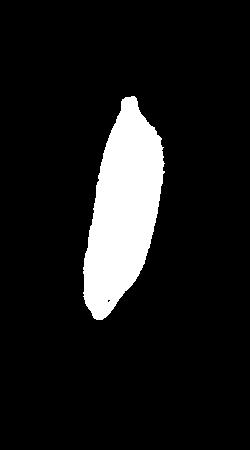
%> input picture biner.jpg, 250 x 450 px
$ octave tandatangan_execute.m   (GNU Octave 9; MATLAB toolbox functions it lacks are replaced by stand-ins)
%> lines starting %> are read from the running program, lines starting %| are printed output that depends on the picture; in (x1, y1, x2, y2) boxes, pixels count from 0 and x2, y2 are one past the last pixel; in counts of white or black regions, pixels touching at a corner belong together; the program's own positions count from 1
### source code/tandatangan.m
function [Jarak] = tandatangan(BW)
  % TANDATANGAN Digunakan untuk memperoleh jarak-jarak antara
  %     piksel dalam batas objek dri citra biner BW
  %     Keluaran: Jarak - Berisi sejumlah pasangan Y, X
  %     yang menyatakan jarak
  [m,n] = size(BW);
  Batas = double(inbound_tracing(BW));
  [jum, z] = size(Batas);
  [pusat_x, pusat_y] = centroid(BW);

  Jarak = zeros(1,m);
  for p=1 : jum
    Jarak(p) = sqrt((Batas(p,1)-pusat_y)^2 + ...
    (Batas(p,2)-pusat_x)^2);
  end
  % Plot jarak
  X = 1: p;
  plot(X, Jarak);

### source code/inbound_tracing.m
function [Kontur] = inbound_tracing(BW)
% INBOUND_TRACING Memperoleh kontur yang telah terurutkan
% dengan menggunakan algoritma pelacakan kontur Moore
[jum_baris, jum_kolom] = size(BW);
% Peroleh piksel awal
selesai = false;
for p = 1 : jum_baris
 for q = 1 : jum_kolom
 if BW(p, q) == 1
 b0.y = p;
 b0.x = q;

 selesai = true;
 break;
 end
 end

 if selesai
 break;
 end
end
c0 = 4; % Arah barat
% Periksa 8 tetangga dan cari piksel pertama yang bernilai 1
for p = 1 : 8
 [dy, dx] = delta_piksel(c0);
 if BW(b0.y + dy, b0.x + dx) == 1
 b1.y = b0.y + dy;
 b1.x = b0.x + dx;

 c1 = sebelum(c0);
 break;
 else
 c0 = berikut(c0);
 end
end
Kontur=[];
Kontur(1, 1) = b0.y;
Kontur(1, 2) = b0.x;
Kontur(2, 1) = b1.y;
Kontur(2, 2) = b1.x;
%Kontur
n = 2; % Jumlah piksel dalam kontur
b = b1;
c = c1;
% Ulang sampai berakhir
while true
 for p = 1 : 8
 [dy, dx] = delta_piksel(c);
 if BW(b.y + dy, b.x + dx) == 1
 b.y = b.y + dy;
 b.x = b.x + dx;

 c = sebelum(c);

 n = n + 1;
 Kontur(n, 1) = b.y;
 Kontur(n, 2) = b.x;

 break;
 else
 c = berikut(c);
end
end

 % Kondisi pengakhir pengulangan
 if (b.y == b0.y) && (b.x == b0.x)
 break;
 end
end
return
function [b] = berikut(x)
if x == 0
 b = 7;
else
 b = x - 1;
end
function [s] = sebelum(x)
if x == 7
 s = 0;
else
 s = x + 1;
end
if s < 2
 s = 2;
elseif s < 4
 s = 4;
elseif s < 6
 s = 6;
else
 s = 0;
end
function [dy, dx] = delta_piksel(id)
if id == 0
 dx = 1; dy = 0;
elseif id == 1
 dx = 1; dy = -1;
elseif id == 2
 dx = 0; dy = -1;
elseif id == 3
 dx = -1; dy = -1;
elseif id == 4
 dx = -1; dy = 0;
elseif id == 5
 dx = -1; dy = 1;
elseif id == 6
 dx = 0; dy = 1;
elseif id == 7
 dx = 1; dy = 1;
end

### source code/centroid.m
function [pusat_x, pusat_y] = centroid(BW)
% CENTROID Untuk memperoleh pusat massa sebuah objek
% yang terletak pada citra biner BW
[tinggi, lebar] = size(BW);
pusat_x = 0;
pusat_y = 0;
luas = 0;
for q = 1 : tinggi
 for p = 1 : lebar
 if BW(q, p) == 1
 luas = luas + 1;
 pusat_x = pusat_x + p;
 pusat_y = pusat_y + q;
 end
 end
end
pusat_x = pusat_x / luas;
pusat_y = pusat_y / luas;

### source code/tandatangan_execute.m
clc;
clear all;

pkg load image;

Img = im2bw(imread('C:\Users\asus\Documents\SEMESTER 4\Pengolahan Citra\biner.jpg'), 0.5);
%> Img: size 450x250 logical; 10.1% white; 1 white region, box (x1, y1, x2, y2) and area: (83, 96, 165, 320) 11326

X = tandatangan(Img);
%> after the loop in inbound_tracing, `for p = 1 : jum_baris`: b0 = {y 97, x 132}; b0.x = 132; b0.y = 97; selesai = true
%> the loop in inbound_tracing, `for p = 1 : 8` made 5 passes
%> (b1.y, b1.x) on pass 5: (97, 133)
%> after the loop in inbound_tracing, `for p = 1 : 8`: b1 = {y 97, x 133}; c0 = 0; c1 = 2
%> in inbound_tracing, `b = b1;`: b = {y 97, x 133}
%> in inbound_tracing, `c = c1;`: c = 2
%> after the loop in inbound_tracing, `while true`: Kontur = 471 rows, first 12: [97 132; 97 133; 97 134; 97 135; 98 136; 99 137; 100 137; 101 137; 102 138; 103 138; 104 138; 105 138]; b = {y 97, x 132}; b.x = 132; b.y = 97; c = 4; n = 471
%> in tandatangan, `Batas = double(inbound_tracing(BW));`: Batas has the same summary as Kontur in inbound_tracing
%> after the loop in centroid, `for q = 1 : tinggi`: luas = 11326; pusat_x = 1400483; pusat_y = 2381157
%> in centroid, `pusat_x = pusat_x / luas;`: pusat_x = 123.7
%> in centroid, `pusat_y = pusat_y / luas;`: pusat_y = 210.2
%> in tandatangan, `[pusat_x, pusat_y] = centroid(BW);`: pusat_x = 123.7; pusat_y = 210.2
%> after the loop in tandatangan, `for p=1 : jum`: Jarak = 471 values, max 113.8 at index 4, min 28.58 at index 359, mean 67.73
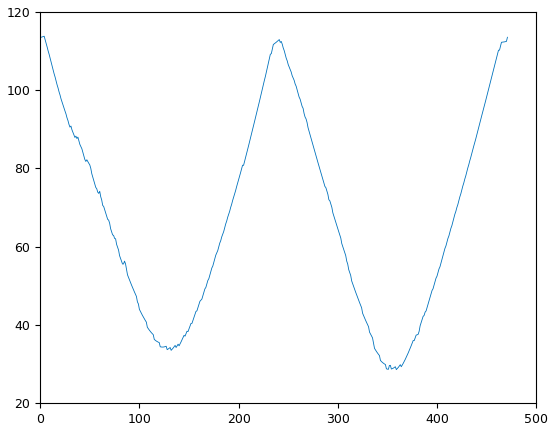
%> figure redrawn from the program's plot data; curve peaks at x = 4, y = 113.8
%> X has the same summary as Jarak in tandatangan


subplot(1,2,1);imshow(Img);
subplot(1,2,2);plot(X);
%> after `plot(X)`:
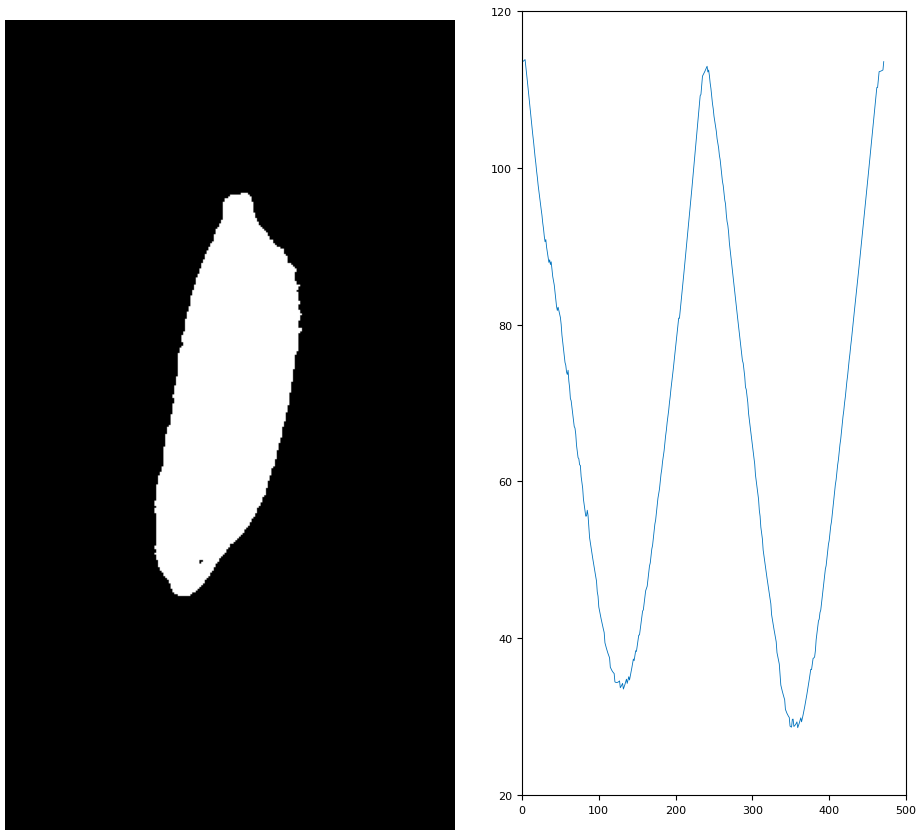
%> figure redrawn from the program's plot data, 2 panels
